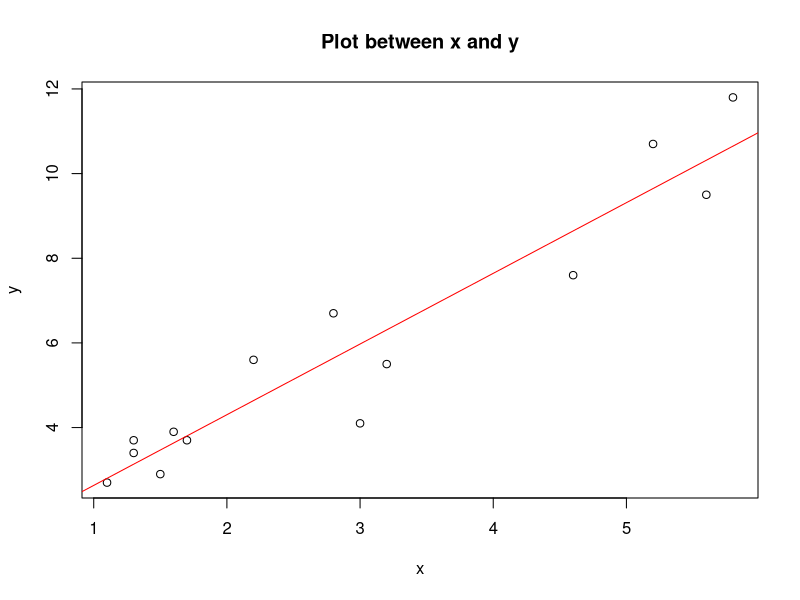

This figure's R source: (Note: this script raises an error after producing the figure.)
x = c(1.7,1.6,2.8,5.6,1.3,2.2,1.3,1.1,3.2,1.5,5.2,4.6,5.8,3)
y = c(3.7,3.9,6.7,9.5,3.4,5.6,3.7,2.7,5.5,2.9,10.7,7.6,11.8,4.1)
df  = data.frame(x,y)
fit=lm(formula = y ~ x)
fit
fit2 = lm(y~x,data=df)
fit2
length(x)
sum(x)
mean(x)
sum(y)
cov(x,y)
cor(x,y)
cor.test(x,y)
plot(x,y,main = 'Plot between x and y')
abline(lm(y~x),col = 'red')
df$X = x-mean(x)
df
df$Y = y-mean(y)
df
df$XY = df$X*df$Y
df
df$X2 = df$X^2
df
round(df)
ssxy = sum(df$XY)
ssxy
ssx = sum(df$X2)
ssx
b1 = ssxy/ssx
b1
df$SSr = round((df$YH - mean(y))^2,2)
df$SSe = round((df$y - df$YH)^2,2)
df
colSums(df)
R2 = sum(df$SSr)/(sum(df$SSe)+sum(df$SSr))
R2
mx = mean(df$x)
mx
my = mean(df$y)
my
b0 = my-b1-mx
b0
b0 = my-b1*mx
b0

df$YH = round(fitted(fit),2)
df
plot(df$YH,x)
df$residuals = round(df$y - df$YH,2)
df
summary(df$residuals)

SSe1 = sum(df$SSe)
SSe1
SE = sqrt(SSe1/12)
SE